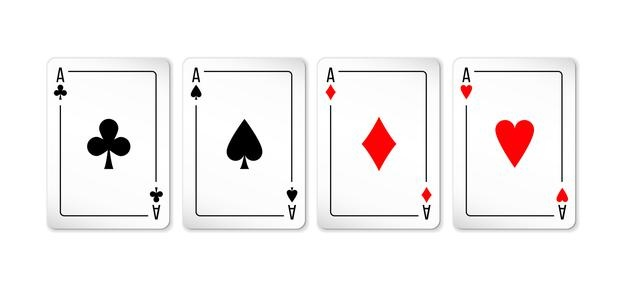
#> input picture YOUTUBE/cartas.jpg, 626 x 290 px, given in place of the camera
$ python edge_detector_multiple_color.py
#> lines starting #> are read from the running program, lines starting #| are printed output that depends on the picture; after the words box and inside, x2 and y2 are one past the last pixel; in counts of white or black regions, pixels touching at a corner belong together
import cv2
import numpy as np

def draw(mask,color):
    contornos = cv2.findContours(mask, cv2.RETR_EXTERNAL,cv2.CHAIN_APPROX_SIMPLE)[0]
    #se dibujan los contornos (donde,variable de contornos,todos los contornos,color BGR, grueso del contorno)
    #cv2.drawContours(frame, contornos,-1, (255,0,0), 3)
    for c in contornos:
        area = cv2.contourArea(c) #funcion que calcula el area
        if area > 3000:
            x,y,w,h = cv2.boundingRect(c)
            if color == (255,0,0):
                cv2.rectangle(frame,(x,y),(x+w,y+h),color,3)
                cv2.line(frame,(x,y),(x+w,y+h),color,3)
                cv2.line(frame,(x+w,y),(x,y+h),color,3)
                cv2.putText(frame,'BLUE',(x-10,y-10),font,0.75,color,2,cv2.LINE_AA)
            if color == (0,255,255):
                M=cv2.moments(c)
                if (M["m00"]==0):M["m00"]==1
                xcentro = int(M["m10"]/M["m00"])
                ycentro = int(M["m01"]/M["m00"])
                radio=xcentro-x
                cv2.circle(frame,(xcentro,ycentro),radio,color,3)
                cv2.putText(frame,"YELLOW",(x-10,y-10),font,0.75,color,2,cv2.LINE_AA)
            if color == (0,0,255):
                cv2.rectangle(frame,(x,y),(x+w,y+h),color,3)
                cv2.line(frame,(x,y),(x+w,y+h),color,3)
                cv2.line(frame,(x+w,y),(x,y+h),color,3)
                cv2.putText(frame,'RED',(x-10,y-10),font,0.75,color,2,cv2.LINE_AA)
            if color == (0,255,0):
                cv2.rectangle(frame,(x,y),(x+w,y+h),color,3)
                cv2.line(frame,(x,y),(x+w,y+h),color,3)
                cv2.line(frame,(x+w,y),(x,y+h),color,3)
                cv2.putText(frame,'GREEN',(x-10,y-10),font,0.75,color,2,cv2.LINE_AA)
            '''
            M = cv2.moments(c) #funcion que detecta el punto central del area
            if (M["m00"]==0): M["m00"]=1 #if para evitar que la divison sea / 0, si es 0 se asigna el valor de 1
            x = int(M["m10"]/M["m00"]) #formula matematica para calcular area en x
            y = int(M['m01']/M['m00'])#formula matematica para calcular area en x
            nuevoContorno = cv2.convexHull(c) #esta funcion suavisa los contornos
            cv2.circle(frame,(x,y),7,(0,255,0), -1) #se dibuja la forma elegida,(lugar,coordenadas,7 no se que es, BGR, -1 grueso)
            cv2.putText(frame, '{},{}'.format(x,y),(x+10,y), font, 0.75,(0,255,0),1,cv2.LINE_AA) #se dibuja el texto,(frame,valores cambiantes en llaves de x y,fuente,color,grosor,tamaño)
            cv2.drawContours(frame, [nuevoContorno], 0,color, 3)
            '''


cap = cv2.VideoCapture(0)

#delimitar colores
bluelow = np.array([90,100,20],np.uint8)
bluehigh = np.array([100,255,255],np.uint8)

greenlow = np.array([45,100,20],np.uint8)
greenhigh = np.array([65,255,255],np.uint8)

yellowlow = np.array([15,100,20],np.uint8)
yellowhigh = np.array([45,255,255],np.uint8)

redlow1 = np.array([0,100,20],np.uint8)
redhigh1 = np.array([5,255,255],np.uint8)
redlow2 = np.array([175,100,20],np.uint8)
redhigh2 = np.array([179,255,255],np.uint8)

font = cv2.FONT_HERSHEY_SIMPLEX #fuente
while True:
    ret,frame = cap.read()
#> frame is the input picture: shape (290, 626, 3); mean B, G, R 241.9, 241.9, 244.9
    if ret==True:
        frameHSV = cv2.cvtColor(frame,cv2.COLOR_BGR2HSV)
#> frameHSV: shape (290, 626, 3); mean H, S, V 4.1, 3.5, 245
        maskBlue = cv2.inRange(frameHSV,bluelow,bluehigh)
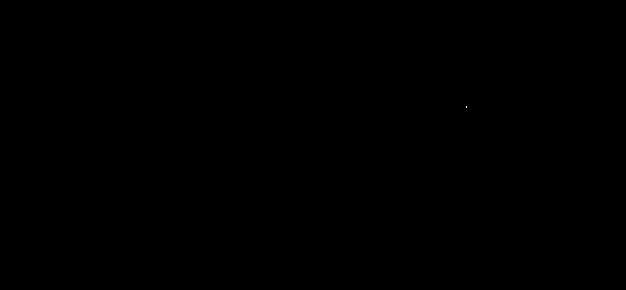
#> maskBlue: shape (290, 626); 0% white in thin lines or dots, all inside (x1, y1, x2, y2) = (466, 106, 467, 108)
        maskYellow = cv2.inRange(frameHSV,yellowlow,yellowhigh)
#> maskYellow: shape (290, 626); every value is 0
        maskGreen= cv2.inRange(frameHSV,greenlow,greenhigh)
        maskRed1= cv2.inRange(frameHSV,redlow1,redhigh1)
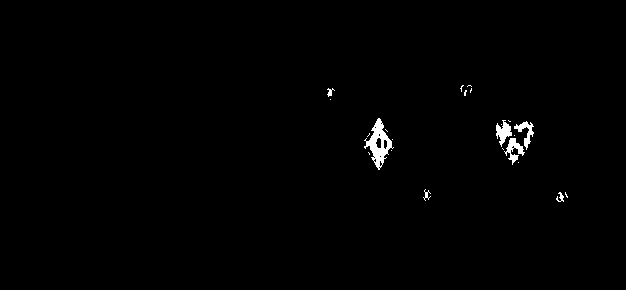
#> maskRed1: shape (290, 626); 0.79% white; 23 white regions (16 under 20 px), largest, box (x1, y1, x2, y2) and area: (364, 118, 394, 170) 612, (504, 138, 525, 165) 228, (496, 120, 512, 147) 225
        maskRed2 = cv2.inRange(frameHSV,redlow2,redhigh2)
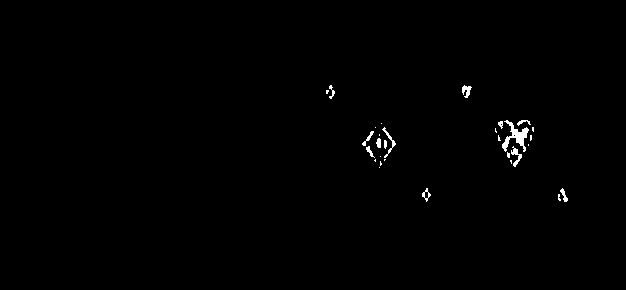
#> maskRed2: shape (290, 626); 0.55% white; 30 white regions (17 under 20 px), largest, box (x1, y1, x2, y2) and area: (502, 120, 529, 152) 313, (511, 146, 522, 167) 87, (382, 127, 396, 158) 84
        maskRed= cv2.add(maskRed1,maskRed2)
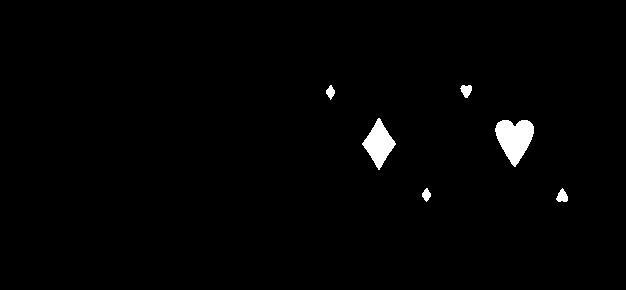
#> maskRed: shape (290, 626); 1.3% white; 6 white regions
        draw(maskBlue,(255,0,0))
#> in draw, `contornos = cv2.findContours(mask, cv2.RETR_EXTERNAL,cv2.CHAIN_APPROX_..`: contornos = [[[466, 106], [466, 107]]]
#> the loop in draw, `for c in contornos:` made 1 pass
#> (c, area) on pass 1: ([[466, 106], [466, 107]], 0)
        draw(maskGreen,(0,255,0))
        draw(maskRed,(0,0,255))
#> in draw (call 3), `contornos = cv2.findContours(mask, cv2.RETR_EXTERNAL,cv2.CHAIN_APPROX_..`: contornos = 6 contours; box (x1, y1, x2, y2) and area: (495, 120, 534, 167) 1120, (362, 118, 396, 170) 825, (556, 188, 568, 202) 92, (460, 85, 472, 98) 89, (326, 85, 335, 100) 66, (422, 188, 431, 202) 64
        draw(maskYellow,(0,255,255))
        cv2.imshow('FRAME',frame)
        if cv2.waitKey(1) & 0xFF == ord('e'):
#> (key e is pressed here)
            break
cap.release()
cv2.destroyAllWindows()
